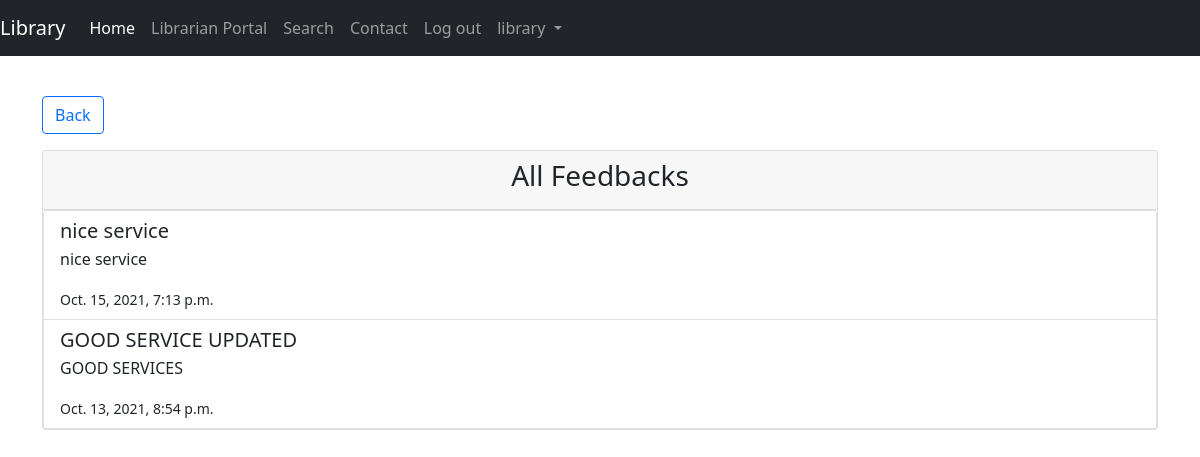
Page /feedback/all/ (signed in) on the committed database.
### library/models.py (models this page shows, shortened)
class Feedbacks(models.Model):
    member=models.ForeignKey(LibraryMember, null=False, on_delete=models.CASCADE)
    feedback_title=models.CharField(_('Feedback Title'), max_length=255, default='NoFeedbackTitle')
    feedback_content=models.TextField(_('Feedback'), max_length=2000, default='NoFeedback')
    feedback_datetime=models.DateTimeField(_('Feedbak Datetime'), auto_now_add=True, null=True)
    obs=models.BooleanField(_('OBS'), default=True)

### library/views.py (the view)
# urls.py: path('feedback/all/', views.viewAllFeedback),
@login_required(login_url='/login/')
def viewAllFeedback(request):
    user=User.objects.get(id=request.user.id)
    if user.groups.all()[0].name=="member":
        member=LibraryMember.objects.get(user=user)
        feedbacks=Feedbacks.objects.get(member=member.id)
    elif user.groups.all()[0].name=="librarian":
        feedbacks=Feedbacks.objects.all().order_by('-id')[:5]
    context={
        'feedbacks':feedbacks,
    }
    return render(request, 'library/allfeedback.html', context)

### library/templates/library/allfeedback.html (shortened to what this page needs)
<!DOCTYPE html>
<html lang="en">
<head>
    <link href="https://cdn.jsdelivr.net/npm/bootstrap@5.1.1/dist/css/bootstrap.min.css" rel="stylesheet"
>
    <link rel="stylesheet" href="https://use.fontawesome.com/releases/v5.6.1/css/all.css"
>
</head>
<body>
<div class="container">
    {% include 'library/includes/navbar.html' %}
    <a id="back" href="/librarianpanel/" class="btn btn-outline-primary">Back</a>
    <div class="card">
        <div class="card-header">
            <h3 class="text-center">All Feedbacks</h3>
        </div>
        <div class="list-group">
            {% for feedback in feedbacks %}
            <div class="list-group-item d-flex justify-content-between align-items-start">
                <div class="feedback-item">
                    <div class="feedback-content">
                        <h5 class="mb-1">{{feedback.feedback_title}}</h5>
                        <p class="feedback-content-detail">{{feedback.feedback_content}}</p>
                        <small>{{feedback.feedback_datetime}}</small>
                    </div>
                </div>
            </div>
            {% endfor %}
        </div>
</div>
</body>
</html>

### library/templates/library/includes/navbar.html (shortened to what this page needs)
{% load custom_tags %}
<nav class="navbar navbar-expand-lg navbar-dark bg-dark fixed-top">
    <a class="navbar-brand" href="#">Library</a>
    <div class="collapse navbar-collapse" id="navbarNavAltMarkup">
        <div class="navbar-nav ml-auto">
            <ul class="navbar-nav me-auto mb-2 mb-lg-0">
                <li class="nav-item">
                    <a class="nav-item nav-link active" href="/home/">Home</a>
                </li>
                {% if request.user.groups.all.0.name == "librarian" %}
                <li class="nav-item">
                    <a class="nav-item nav-link" href="/librarianpanel/">Librarian Portal</a>
                </li>
                {% endif %}
                <li class="nav-item">
                    <a class="nav-item nav-link" href="/searchbooks/">Search</a>
                </li>
                <li class="nav-item">
                    <a class="nav-item nav-link" href="#">Contact</a>
                </li>
                {% if user.is_authenticated %}
                <li class="nav-item">
                    <a class="nav-item nav-link" href="/logout/">Log out</a>
                </li>
                {% else %}
                <li class="nav-item">
                    <a class="nav-item nav-link" href="/login/">Login</a>
                </li>
                {% endif %}
                {% if user.is_authenticated %}
                {% if request.user.groups.all.0.name == "member" %}
                <li class="nav-item dropdown">
                    <a class="nav-link dropdown-toggle" href="#" id="navbarDropdown" role="button"
                        data-bs-toggle="dropdown" aria-expanded="false">
                        {{request.user.username}}
                    </a>
                    <ul class="dropdown-menu" aria-labelledby="navbarDropdown">
                        <li><a class="dropdown-item" href="#">Rented Book</a></li>
                        <li><a class="dropdown-item" href="#">Reserved Book</a></li>
                        <li>
                            <hr class="dropdown-divider">
                        </li>
                        <li><a class="dropdown-item" href="#">User Info</a></li>
                    </ul>
                </li>
                <li class="nav-item">
                    {% show_notifications %}
                </li>
                {%else%}
                <li class="nav-item dropdown">
                    <a class="nav-link dropdown-toggle" href="#" id="navbarDropdown" role="button"
                        data-bs-toggle="dropdown" aria-expanded="false">
                        {{request.user.username}}
                    </a>
                </li>
                {% endif %}
                {% endif %}
        </div>
    </div>
</nav>

### library/templates/library/allfeedback.html (style rules this page uses)
.container { margin-top: 6rem; }
#back { margin-bottom: 1rem; }

### library/templates/library/includes/navbar.html (style rules this page uses)
.dropdown { position: relative; display: inline-block; }

### rows in the picture
Feedbacks: feedback_title "nice service", feedback_content "nice service", feedback_datetime "Oct. 15, 2021, 7:13 p.m."
Feedbacks: feedback_title "GOOD SERVICE UPDATED", feedback_content "GOOD SERVICES", feedback_datetime "Oct. 13, 2021, 8:54 p.m."

### other values in the picture
{{ request.user.username }} "library"
